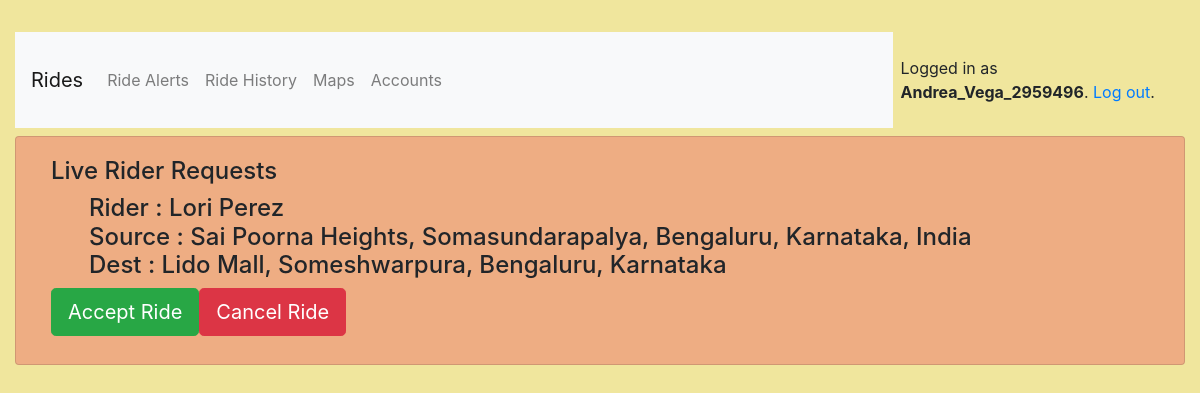
The app's page /e/live/ (signed in) with its own data.
### rides/models.py (models this page shows, shortened)
class User(AbstractUser):
    is_rider = models.BooleanField(default=False)
    is_ex = models.BooleanField(default=False)
    name = models.CharField(max_length=100)
    cell = PhoneNumberField(blank=True)
    wallet = models.DecimalField(max_digits=15, decimal_places=2, default=0.0)
    def __str__(self):
        return self.username

class Ride(models.Model):
    rider = models.ForeignKey(User, on_delete=models.CASCADE, null=True, blank=True)
    cabee = models.ForeignKey(Executive, on_delete=models.CASCADE, null=True, blank=True)
    cab = models.ForeignKey(Cab, on_delete=models.CASCADE, null=True, blank=True)
    date_time = models.DateTimeField(auto_now=False, auto_now_add=True)
    updated_time = models.DateTimeField(auto_now=True, auto_now_add=False)
    status = models.ForeignKey(Status, on_delete=models.CASCADE, null=True, blank=True)
    travelled = models.DecimalField(max_digits=15, decimal_places=2, default=0.0)
    charges = models.DecimalField(max_digits=15, decimal_places=2, default=0.0)
    source = models.CharField(max_length=200, blank=False)
    destination = models.CharField(max_length=200, blank=False)
    is_started = models.BooleanField(default=False)

### rides/views/executive.py (the view, shortened to what this page needs)
# urls.py: path('live/', executive.RideAlert.as_view(), name='alerts'),
@method_decorator([login_required, executive_required], name='dispatch')
class RideAlert(UpdateView):
    model = Executive
    fields = '__all__'
    template_name = 'rides/exec/ride_alerts.html'
    def get_object(self):
        return self.request.user.executive
    def get_context_data(self, **kwargs):
        context = super().get_context_data(**kwargs)
        partner = self.get_object()
        print(partner.user.name)
        st = Status.objects.get(name="On Queue")
        curr_ride = partner.ride_set.all().filter(status=st).first()
        context["curr_position"] = [partner.car.lat, partner.car.lng]
        if not curr_ride:
            context['ride_available'] = False
        else:
            context['ride_available'] = True
            context['ride'] = curr_ride
            print(context['ride'].rider.name)
        return context

### rides/models.py (called while the page is built)
    def __str__(self):
        return self.number

### rides/templates/rides/exec/ride_alerts.html (shortened to what this page needs)
{% extends "base.html" %}
{% load crispy_forms_tags %}
{% load static %}
{% block content %}
    <h4>Live Rider Requests<h4>
    <form method="post" novalidate>
        {% if ride_available %}
            <div class="container">
                <div class="container m-2">
                    Rider : {{ ride.rider.name }}
                    <br>
                    Source : {{ ride.source }}
                    <br>
                    Dest : {{ ride.destination }}
                </div>
                <div class="row">
                    <button class="btn btn-lg btn-success" name="a_ride" type="submit">Accept Ride</button>
                    <button class="btn btn-lg btn-danger" name="c_ride" type="submit">Cancel Ride</button>
                </div>
            </div>
        {% endif %}
    </form>
{% endblock %}

### templates/base.html (shortened to what this page needs)
{% load static %}
<!DOCTYPE html>
<html>
  <head>
    <link rel="stylesheet" href="https://maxcdn.bootstrapcdn.com/bootstrap/4.0.0/css/bootstrap.min.css">
    <link rel="stylesheet" type="text/css" href="{% static 'css/app/app_view.css' %}">
  </head>
  <body>
    <div class="container my-4">
      <div class="row justify-content-center">
        <div class="contianer" id="body_content">
          <div class="row my-2">
            <nav class="navbar navbar-expand-lg navbar-light bg-light col-sm-6 col-md-8 col-lg-9">
              <a class="navbar-brand" data-toggle="tooltip" title="Go to home page!" href="{% url 'home' %}">Rides</a>
              <div class="navbar-nav">
                {% if user.is_authenticated %}
                  <div class="collapse navbar-collapse" id="navbarSupportedContent">
                    <ul class="navbar-nav mr-auto">
                      {% if user.is_rider %}
                        <li>
                          <a class="nav-item nav-link" href="{% url 'rider:book' %}">Get Ride</a>
                        </li>
                        <li>
                          <a class="nav-item nav-link" href="{% url 'rider:history' %}">Ride History</a>
                        </li>
                      {% else %}
                        <li>
                          <a class="nav-item nav-link" href="{% url 'exec:alerts' %}">Ride Alerts</a>
                        </li>
                        <li>
                          <a class="nav-item nav-link" href="{% url 'exec:history' %}">Ride History</a>
                        </li>
                        <li>
                          <a class="nav-item nav-link" href="{% url 'exec:maps' %}">Maps</a>
                        </li>
                        <li>
                          <a class="nav-item nav-link" href="{% url 'exec:payments' %}">Accounts</a>
                        </li>
                      {% endif %}
                    </ul>
                  </div>
                {% endif %}
              </div>
            </nav>
            <div class="d-inline-flex p-2 col-sm-6 col-md-4 col-lg-3">
              {% if user.is_authenticated %}
                <p class="pt-3">Logged in as <strong>{{ user.username }}</strong>. <a href="{% url 'logout' %}">Log out</a>.</p>
              {% else %}
                <a href="{% url 'signup' %}" class="btn btn-primary" role="button">Sign up</a>
                <a href="{% url 'login' %}" class="btn btn-light" role="button">Log in</a>
              {% endif %}
            </div>
          </div>
          <div class="row">
            <div class="card mb-3 col" id="main_content">
              <div class="card-body">
                {% block content %}
                {% endblock %}
              </div>
            </div>
          </div>
        </div>
      </div>
    </div>
  </body>
</html>

### rides/static/css/app/app_view.css (style rules this page uses)
body,html { background: #F0E69D; }
#main_content { background-color: #EEAD83; }
#body_content { width: 100%; }

### records on screen
User: username "Andrea_Vega_2959496"
Ride: rider.name "Lori Perez", source "Sai Poorna Heights, Somasundarapalya, Bengaluru, Karnataka, India", destination "Lido Mall, Someshwarpura, Bengaluru, Karnataka"
